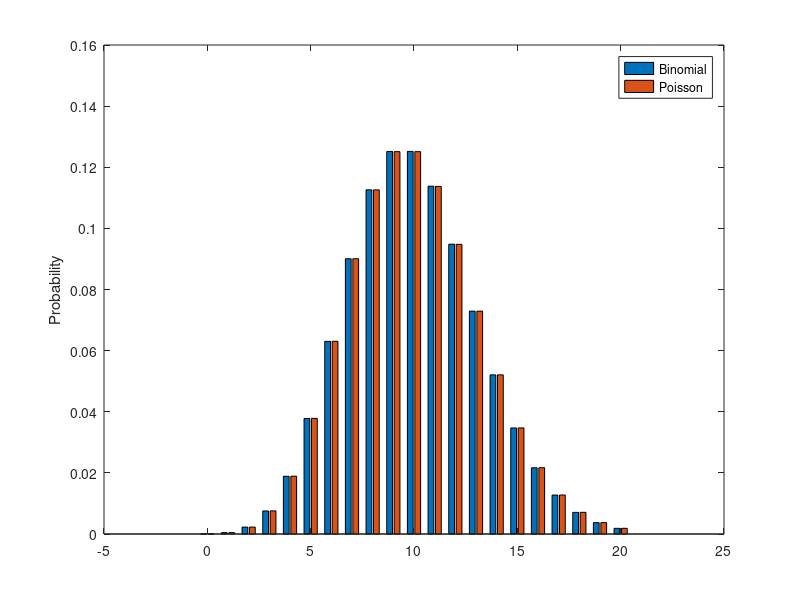

The MATLAB script that drew this image: (Note: this script raises an error after producing the figure.)


% Simulating RNA-Seq with a Poisson Distribution


% Q1:
samples = poissrnd(10, 1000, 1);
mean_samples = mean(samples);
display(mean_samples);
var_samples = var(samples);
display(var_samples);

% Q2:
k = 0:1:20;
n = 10000;
p = .001;

probs_binomial = binopdf(k, n, p);
probs_poisson = poisspdf(k, n*p);

figure;
bar(k, [probs_binomial' probs_poisson'])
ylabel('Probability')
legend('Binomial', 'Poisson')

% Q3:
ti = [200 300 1000 500 450];
ni = [5 3 5 7 10];
np = 200;

counts = rna_seq_sim(ti, ni, np);

% Q4:
p_genes = (counts./(ti - 5))/(sum(counts./(ti-5)));


% Q5: The values calculated in Q4 are relatively close in value to the
% underlying relative abundance.


% Q6:
Ns = 1000;
counts_A = NaN(Ns, 1);
for i = 1:Ns
    counts = rna_seq_sim(ti, ni, np);
    counts_A(i) = counts(1);
end
figure;
histogram(counts_A)

% Q7: The data from Question 6 agrees quite well with the poisson
% distribution overlay generated.
Ns = 1000;
counts_A = NaN(Ns, 1);
for i = 1:Ns
    counts = rna_seq_sim(ti, ni, np);
    counts_A(i) = counts(1);
end
figure;
hold on
histogram(counts_A, 'Normalization', 'pdf');

mc = mean(counts_A);
k = 0:1:10;
plot(k, poisspdf(k, mc));


% Q8: 
Ns = 1000;
counts_A = NaN(Ns, 1);
for i = 1:Ns
    counts = rna_seq_sim(ti, poissrnd(ni), np);
    counts_A(i) = counts(1);
end
figure;
hold on
histogram(counts_A)


% Q9: The Poisson distribution does not fit the data well and appears to
% overestimate outcomes for experiments with counts 2-5 and underestimates 
% outcomes 0 and above 9.
Ns = 1000;
counts_A = NaN(Ns, 1);
for i = 1:Ns
    counts = rna_seq_sim(ti, poissrnd(ni), np);
    counts_A(i) = counts(1);
end
figure;
hold on
histogram(counts_A, 'Normalization', 'pdf');

mc = mean(counts_A);
k = 0:1:20;
plot(k, poisspdf(k, mc));

% Q10: Negative binomial appears to still overesimate at certain count
% values but overall it is a better fit to the data than Poisson.
parameters = nbinfit(counts_A);
plot(k, nbinpdf(k, parameters(1), parameters(2)));


% Q11: A negative binomial is a more suitable choice for modeling RNA seq
% counts. Poisson and negative binomial distributions are both count-based,
% but negative binomial is better for RNA seq because it does not assume
% variance and expectation to be equal like Poisson. An RNA-seq experiment
% will involve large variation in the counts per gene (and cell) better 
% suited for modeling by negative binomial.

